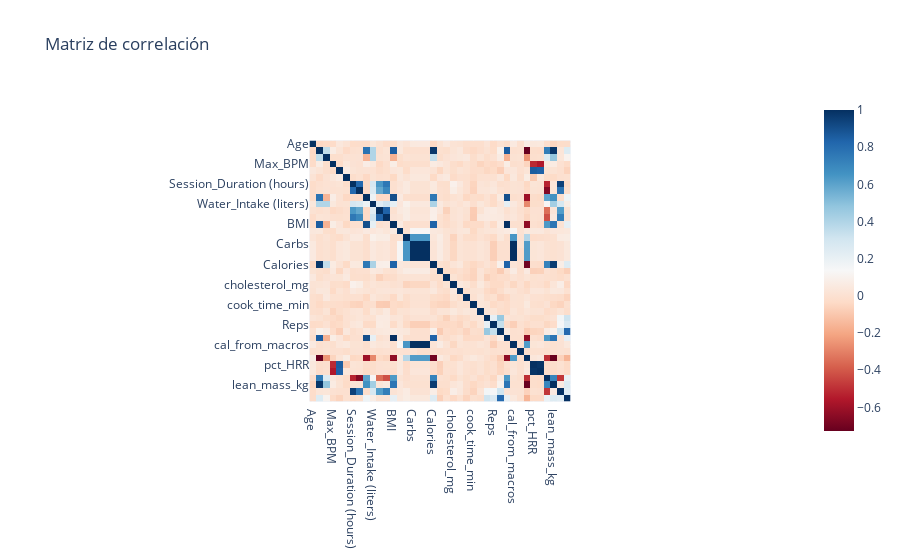

Write notebook code for a chart like this one.
### Markdown cell above
d) (0.75 pts) Realiza un gráfico que muestre las correlaciones entre variables numéricas. ¿Hay alguna correlación fuerte o inesperada?

### Code cell
# Filtrar solo columnas numéricas
df_num = lifeStyleData.select_dtypes(include=['number'])

# Calcular la correlación
print(df_num.corr())

# Mostrar el mapa de calor
import plotly.express as px
px.imshow(df_num.corr(), text_auto=True, color_continuous_scale='RdBu', title='Matriz de correlación')

### Figure 1 — Plotly figure (JSON) as saved in the notebook; plotly's stock layout.template omitted (floating-point values rounded to 4 significant figures; data arrays with more than 128 entries replaced by an {"elided": "..."} marker saying what was removed)
{"data": [{"coloraxis": "coloraxis", "hovertemplate": "x: %{x}<br>y: %{y}<br>color: %{z}<extra></extra>", "name": "0", "texttemplate": "%{z}", "type": "heatmap", "x": ["Age", "Weight (kg)", "Height (m)", "Max_BPM", "Avg_BPM", "Resting_BPM", "Session_Duration (hours)", "Calories_Burned", "Fat_Percentage", "Water_Intake (liters)", "Workout_Frequency (days/week)", "Experience_Level", "BMI", "Daily meals frequency", "Physical exercise", "Carbs", "Proteins", "Fats", "Calories", "sugar_g", "sodium_mg", "cholesterol_mg", "serving_size_g", "prep_time_min", "cook_time_min", "rating", "Sets", "Reps", "Burns Calories (per 30 min)", "BMI_calc", "cal_from_macros", "pct_carbs", "protein_per_kg", "pct_HRR", "pct_maxHR", "cal_balance", "lean_mass_kg", "expected_burn", "Burns Calories (per 30 min)_bc"], "xaxis": "x", "y": ["Age", "Weight (kg)", "Height (m)", "Max_BPM", "Avg_BPM", "Resting_BPM", "Session_Duration (hours)", "Calories_Burned", "Fat_Percentage", "Water_Intake (liters)", "Workout_Frequency (days/week)", "Experience_Level", "BMI", "Daily meals frequency", "Physical exercise", "Carbs", "Proteins", "Fats", "Calories", "sugar_g", "sodium_mg", "cholesterol_mg", "serving_size_g", "prep_time_min", "cook_time_min", "rating", "Sets", "Reps", "Burns Calories (per 30 min)", "BMI_calc", "cal_from_macros", "pct_carbs", "protein_per_kg", "pct_HRR", "pct_maxHR", "cal_balance", "lean_mass_kg", "expected_burn", "Burns Calories (per 30 min)_bc"], "yaxis": "y", "z": {"elided": "39x39 float values"}}], "layout": {"coloraxis": {"colorscale": [[0, "rgb(103,0,31)"], [0.1, "rgb(178,24,43)"], [0.2, "rgb(214,96,77)"], [0.3, "rgb(244,165,130)"], [0.4, "rgb(253,219,199)"], [0.5, "rgb(247,247,247)"], [0.6, "rgb(209,229,240)"], [0.7, "rgb(146,197,222)"], [0.8, "rgb(67,147,195)"], [0.9, "rgb(33,102,172)"], [1, "rgb(5,48,97)"]]}, "title": {"text": "Matriz de correlación"}, "xaxis": {"anchor": "y", "constrain": "domain", "domain": [0, 1], "scaleanchor": "y"}, "yaxis": {"anchor": "x", "autorange": "reversed", "constrain": "domain", "domain": [0, 1]}}}
